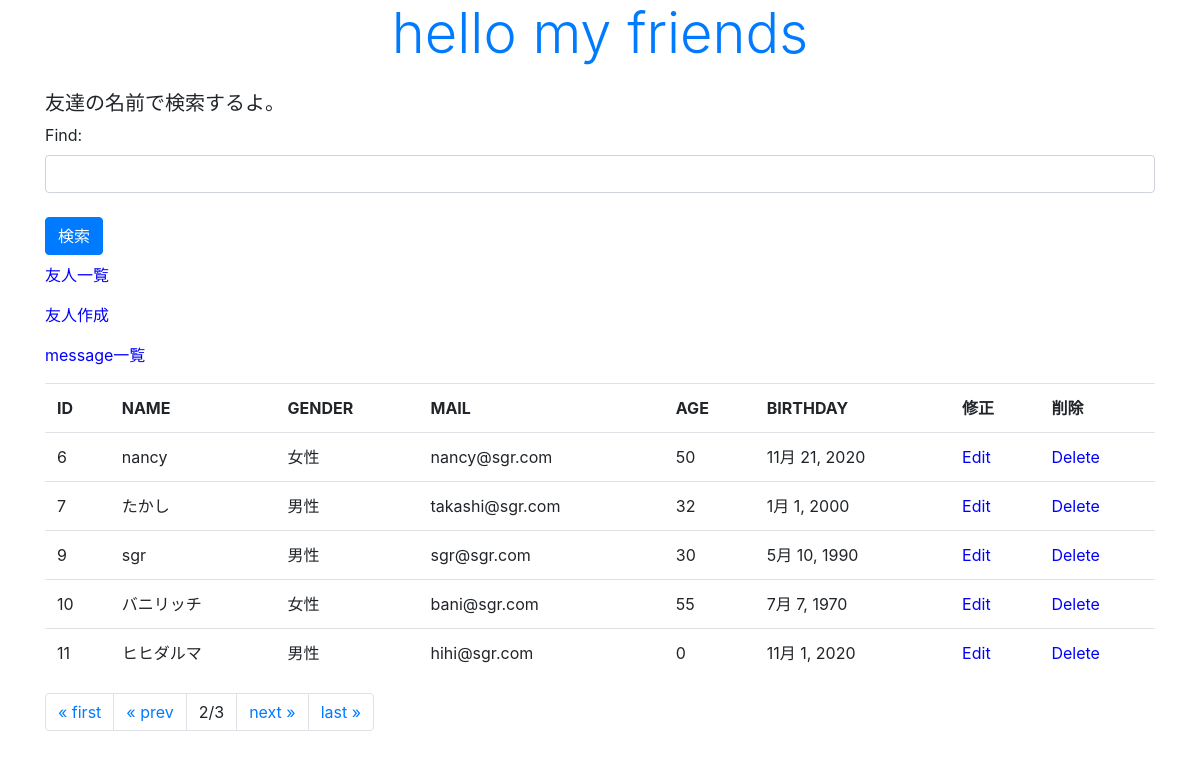
The page /mkfri/2 on the database its author committed.
### mkfri/models.py (models this page shows, shortened)
class Friend(models.Model):
  name = models.CharField(max_length=100)
  mail = models.EmailField(max_length=200)
  gender = models.BooleanField()
  age = models.IntegerField(default=0)
  birthday = models.DateField()

### mkfri/views.py (the view)
# urls.py: path('', views.index, name = "index"),
def index(request, num = 1):
  if (request.method == 'POST'):
    form = FindForm(request.POST)
    find = request.POST['find']
    data = Friend.objects.filter(name__icontains=find)
    page = Paginator(data, 5)
    msg = '検索結果数は' + str(data.count())
  else:
    msg = '友達の名前で検索するよ。'
    form = FindForm()
    data = Friend.objects.all()
    page = Paginator(data, 5)
  params = {
    'title' : 'hello my friends',
    'msg' : msg,
    'data' : page.get_page(num),
    'form' : form,
  }
  return render(request, 'mkfri/index.html', params)

### mkfri/forms.py
class FindForm(forms.Form):
  find = forms.CharField(label='Find', required=False, widget=forms.TextInput(attrs={'class':'form-control'}))

### mkfri/templates/mkfri/index.html (shortened to what this page needs)
{% load static %}
<!DOCTYPE html>
<html lang="ja">
  <head>
    <link rel="stylesheet" href="https://stackpath.bootstrapcdn.com/bootstrap/4.2.1/css/bootstrap.min.css">
    <link rel="stylesheet" type="text/css" href="{% static 'mkfri/css/style.css' %}">
  </head>
  <body class="container">
    <h1 class="display-4 text-primary">{{title}}</h1>
    <p class="h5 mt-4">{{msg|safe}}</p>
    <form action="{% url 'index' %}" method="POST">
      {{ form.as_p }}
      <tr><th><td>
        <input type="submit" class="btn btn-primary my-2" value="検索">
      </td></th></tr>
    </form>
    <p><a href="{% url 'index' %}">友人一覧</a></p>
    <p><a href="{% url 'create' %}">友人作成</a></p>
    <p><a href="{% url 'message' %}">message一覧</a></p>
    <table class="table">
      <tr>
        <th>ID</th>
        <th>NAME</th>
        <th>GENDER</th>
        <th>MAIL</th>
        <th>AGE</th>
        <th>BIRTHDAY</th>
        <th>修正</th>
        <th>削除</th>
      </tr>
      {% for item in data %}
      <tr>
        <td>{{item.id}}</td>
        <td>{{item.name}}</td>
        <td>{% if item.gender == False %}女性{% endif %}
            {% if item.gender == True %}男性{% endif %}</td>
        <td>{{item.mail}}</td>
        <td>{{item.age}}</td>
        <td>{{item.birthday}}</td>
        <td><a href="{% url 'edit' item.id %}">Edit</a></td>
        <td><a href="{% url 'delete' item.id %}">Delete</a></td>
      </tr>
      {% endfor %}
    </table>
    <ul class="pagination">
      {% if data.has_previous %}
      <li class="page-item"><a href=" {% url 'index' %}" class="page-link">&laquo; first</a></li>
      <li class="page-item"><a href=" {% url 'index' %}{{data.previous_page_number}}" class="page-link">&laquo; prev</a></li>
      {% else %}
      <li class="page-item"><a class="page-link">&laquo; first</a></li>
      <li class="page-item"><a class="page-link">&laquo; prev</a></li>
      {% endif %}
      <li class="page-item"><a class="page-link">{{data.number}}/{{data.paginator.num_pages}}</a></li>
      {% if data.has_next %}
      <li class="page-item"><a href=" {% url 'index' %}{{data.next_page_number}}" class="page-link">next &raquo;</a></li>
      <li class="page-item"><a href=" {% url 'index' %}{{data.next_page_number}}{{data.paginator.num_pages}}" class="page-link">last &raquo;</a></li>
      {% else %}
      <li class="page-item"><a class="page-link">next &raquo;</a></li>
      <li class="page-item"><a class="page-link">last &raquo;</a></li>
      {% endif %}
    </ul>
  </body>
</html>

### mkfri/static/mkfri/css/style.css (style rules this page uses)
body { font-size: 16px; }
h1 { text-align: center; }
a { color: blue; text-decoration: none; }

### rows shown on the page
Friend: id "6", name "nancy", gender "女性", mail "nancy@sgr.com", age "50", birthday "11月 21, 2020"
Friend: id "7", name "たかし", gender "男性", mail "takashi@sgr.com", age "32", birthday "1月 1, 2000"
Friend: id "9", name "sgr", gender "男性", mail "sgr@sgr.com", age "30", birthday "5月 10, 1990"
Friend: id "10", name "バニリッチ", gender "女性", mail "bani@sgr.com", age "55", birthday "7月 7, 1970"
Friend: id "11", name "ヒヒダルマ", gender "男性", mail "hihi@sgr.com", age "0", birthday "11月 1, 2020"

### other values the page prints
{{ title }} "hello my friends"
{{ msg|safe }} "友達の名前で検索するよ。"
{{ data.number }} "2"
{{ data.paginator.num_pages }} "3"
